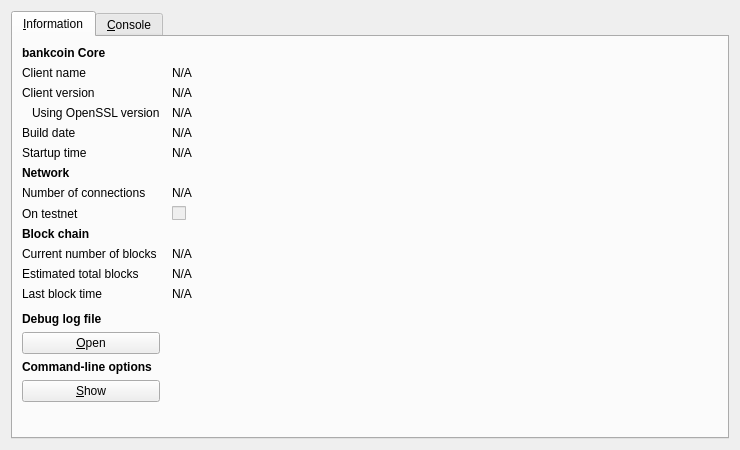
<?xml version="1.0" encoding="UTF-8"?>
<ui version="4.0">
 <class>RPCConsole</class>
 <widget class="QDialog" name="RPCConsole">
  <property name="geometry">
   <rect>
    <x>0</x>
    <y>0</y>
    <width>740</width>
    <height>450</height>
   </rect>
  </property>
  <property name="windowTitle">
   <string>bankcoin - Debug window</string>
  </property>
  <layout class="QVBoxLayout" name="verticalLayout_2">
   <item>
    <widget class="QTabWidget" name="tabWidget">
     <property name="currentIndex">
      <number>0</number>
     </property>
     <widget class="QWidget" name="tab_info">
      <attribute name="title">
       <string>&amp;Information</string>
      </attribute>
      <layout class="QGridLayout" name="gridLayout" columnstretch="0,1">
       <property name="horizontalSpacing">
        <number>12</number>
       </property>
       <item row="0" column="0">
        <widget class="QLabel" name="label_9">
         <property name="font">
          <font>
           <weight>75</weight>
           <bold>true</bold>
          </font>
         </property>
         <property name="text">
          <string>bankcoin Core</string>
         </property>
        </widget>
       </item>
       <item row="1" column="0">
        <widget class="QLabel" name="label_5">
         <property name="text">
          <string>Client name</string>
         </property>
        </widget>
       </item>
       <item row="1" column="1">
        <widget class="QLabel" name="clientName">
         <property name="cursor">
          <cursorShape>IBeamCursor</cursorShape>
         </property>
         <property name="text">
          <string>N/A</string>
         </property>
         <property name="textFormat">
          <enum>Qt::PlainText</enum>
         </property>
         <property name="textInteractionFlags">
          <set>Qt::LinksAccessibleByMouse|Qt::TextSelectableByKeyboard|Qt::TextSelectableByMouse</set>
         </property>
        </widget>
       </item>
       <item row="2" column="0">
        <widget class="QLabel" name="label_6">
         <property name="text">
          <string>Client version</string>
         </property>
        </widget>
       </item>
       <item row="2" column="1">
        <widget class="QLabel" name="clientVersion">
         <property name="cursor">
          <cursorShape>IBeamCursor</cursorShape>
         </property>
         <property name="text">
          <string>N/A</string>
         </property>
         <property name="textFormat">
          <enum>Qt::PlainText</enum>
         </property>
         <property name="textInteractionFlags">
          <set>Qt::LinksAccessibleByMouse|Qt::TextSelectableByKeyboard|Qt::TextSelectableByMouse</set>
         </property>
        </widget>
       </item>
       <item row="3" column="0">
        <widget class="QLabel" name="label_14">
         <property name="text">
          <string>Using OpenSSL version</string>
         </property>
         <property name="indent">
          <number>10</number>
         </property>
        </widget>
       </item>
       <item row="3" column="1">
        <widget class="QLabel" name="openSSLVersion">
         <property name="cursor">
          <cursorShape>IBeamCursor</cursorShape>
         </property>
         <property name="text">
          <string>N/A</string>
         </property>
         <property name="textFormat">
          <enum>Qt::PlainText</enum>
         </property>
         <property name="textInteractionFlags">
          <set>Qt::LinksAccessibleByMouse|Qt::TextSelectableByKeyboard|Qt::TextSelectableByMouse</set>
         </property>
        </widget>
       </item>
       <item row="4" column="0">
        <widget class="QLabel" name="label_12">
         <property name="text">
          <string>Build date</string>
         </property>
        </widget>
       </item>
       <item row="4" column="1">
        <widget class="QLabel" name="buildDate">
         <property name="cursor">
          <cursorShape>IBeamCursor</cursorShape>
         </property>
         <property name="text">
          <string>N/A</string>
         </property>
         <property name="textFormat">
          <enum>Qt::PlainText</enum>
         </property>
         <property name="textInteractionFlags">
          <set>Qt::LinksAccessibleByMouse|Qt::TextSelectableByKeyboard|Qt::TextSelectableByMouse</set>
         </property>
        </widget>
       </item>
       <item row="5" column="0">
        <widget class="QLabel" name="label_13">
         <property name="text">
          <string>Startup time</string>
         </property>
        </widget>
       </item>
       <item row="5" column="1">
        <widget class="QLabel" name="startupTime">
         <property name="cursor">
          <cursorShape>IBeamCursor</cursorShape>
         </property>
         <property name="text">
          <string>N/A</string>
         </property>
         <property name="textFormat">
          <enum>Qt::PlainText</enum>
         </property>
         <property name="textInteractionFlags">
          <set>Qt::LinksAccessibleByMouse|Qt::TextSelectableByKeyboard|Qt::TextSelectableByMouse</set>
         </property>
        </widget>
       </item>
       <item row="6" column="0">
        <widget class="QLabel" name="label_11">
         <property name="font">
          <font>
           <weight>75</weight>
           <bold>true</bold>
          </font>
         </property>
         <property name="text">
          <string>Network</string>
         </property>
        </widget>
       </item>
       <item row="7" column="0">
        <widget class="QLabel" name="label_7">
         <property name="text">
          <string>Number of connections</string>
         </property>
        </widget>
       </item>
       <item row="7" column="1">
        <widget class="QLabel" name="numberOfConnections">
         <property name="cursor">
          <cursorShape>IBeamCursor</cursorShape>
         </property>
         <property name="text">
          <string>N/A</string>
         </property>
         <property name="textFormat">
          <enum>Qt::PlainText</enum>
         </property>
         <property name="textInteractionFlags">
          <set>Qt::LinksAccessibleByMouse|Qt::TextSelectableByKeyboard|Qt::TextSelectableByMouse</set>
         </property>
        </widget>
       </item>
       <item row="8" column="0">
        <widget class="QLabel" name="label_8">
         <property name="text">
          <string>On testnet</string>
         </property>
        </widget>
       </item>
       <item row="8" column="1">
        <widget class="QCheckBox" name="isTestNet">
         <property name="enabled">
          <bool>false</bool>
         </property>
         <property name="text">
          <string/>
         </property>
        </widget>
       </item>
       <item row="9" column="0">
        <widget class="QLabel" name="label_10">
         <property name="font">
          <font>
           <weight>75</weight>
           <bold>true</bold>
          </font>
         </property>
         <property name="text">
          <string>Block chain</string>
         </property>
        </widget>
       </item>
       <item row="10" column="0">
        <widget class="QLabel" name="label_3">
         <property name="text">
          <string>Current number of blocks</string>
         </property>
        </widget>
       </item>
       <item row="10" column="1">
        <widget class="QLabel" name="numberOfBlocks">
         <property name="cursor">
          <cursorShape>IBeamCursor</cursorShape>
         </property>
         <property name="text">
          <string>N/A</string>
         </property>
         <property name="textFormat">
          <enum>Qt::PlainText</enum>
         </property>
         <property name="textInteractionFlags">
          <set>Qt::LinksAccessibleByMouse|Qt::TextSelectableByKeyboard|Qt::TextSelectableByMouse</set>
         </property>
        </widget>
       </item>
       <item row="11" column="0">
        <widget class="QLabel" name="label_4">
         <property name="text">
          <string>Estimated total blocks</string>
         </property>
        </widget>
       </item>
       <item row="11" column="1">
        <widget class="QLabel" name="totalBlocks">
         <property name="cursor">
          <cursorShape>IBeamCursor</cursorShape>
         </property>
         <property name="text">
          <string>N/A</string>
         </property>
         <property name="textFormat">
          <enum>Qt::PlainText</enum>
         </property>
         <property name="textInteractionFlags">
          <set>Qt::LinksAccessibleByMouse|Qt::TextSelectableByKeyboard|Qt::TextSelectableByMouse</set>
         </property>
        </widget>
       </item>
       <item row="12" column="0">
        <widget class="QLabel" name="label_2">
         <property name="text">
          <string>Last block time</string>
         </property>
        </widget>
       </item>
       <item row="12" column="1">
        <widget class="QLabel" name="lastBlockTime">
         <property name="cursor">
          <cursorShape>IBeamCursor</cursorShape>
         </property>
         <property name="text">
          <string>N/A</string>
         </property>
         <property name="textFormat">
          <enum>Qt::PlainText</enum>
         </property>
         <property name="textInteractionFlags">
          <set>Qt::LinksAccessibleByMouse|Qt::TextSelectableByKeyboard|Qt::TextSelectableByMouse</set>
         </property>
        </widget>
       </item>
       <item row="13" column="0">
        <spacer name="verticalSpacer_2">
         <property name="orientation">
          <enum>Qt::Vertical</enum>
         </property>
         <property name="sizeHint" stdset="0">
          <size>
           <width>20</width>
           <height>20</height>
          </size>
         </property>
        </spacer>
       </item>
       <item row="14" column="0">
        <widget class="QLabel" name="labelDebugLogfile">
         <property name="font">
          <font>
           <weight>75</weight>
           <bold>true</bold>
          </font>
         </property>
         <property name="text">
          <string>Debug log file</string>
         </property>
        </widget>
       </item>
       <item row="15" column="0">
        <widget class="QPushButton" name="openDebugLogfileButton">
         <property name="toolTip">
          <string>Open the bankcoin debug log file from the current data directory. This can take a few seconds for large log files.</string>
         </property>
         <property name="text">
          <string>&amp;Open</string>
         </property>
         <property name="autoDefault">
          <bool>false</bool>
         </property>
        </widget>
       </item>
       <item row="16" column="0">
        <widget class="QLabel" name="labelCLOptions">
         <property name="font">
          <font>
           <weight>75</weight>
           <bold>true</bold>
          </font>
         </property>
         <property name="text">
          <string>Command-line options</string>
         </property>
        </widget>
       </item>
       <item row="17" column="0">
        <widget class="QPushButton" name="showCLOptionsButton">
         <property name="toolTip">
          <string>Show the bankcoin-Qt help message to get a list with possible bankcoin command-line options.</string>
         </property>
         <property name="text">
          <string>&amp;Show</string>
         </property>
         <property name="autoDefault">
          <bool>false</bool>
         </property>
        </widget>
       </item>
       <item row="18" column="0">
        <spacer name="verticalSpacer">
         <property name="orientation">
          <enum>Qt::Vertical</enum>
         </property>
         <property name="sizeHint" stdset="0">
          <size>
           <width>20</width>
           <height>40</height>
          </size>
         </property>
        </spacer>
       </item>
      </layout>
     </widget>
     <widget class="QWidget" name="tab_console">
      <attribute name="title">
       <string>&amp;Console</string>
      </attribute>
      <layout class="QVBoxLayout" name="verticalLayout_3">
       <property name="spacing">
        <number>3</number>
       </property>
       <item>
        <widget class="QTextEdit" name="messagesWidget">
         <property name="minimumSize">
          <size>
           <width>0</width>
           <height>100</height>
          </size>
         </property>
         <property name="readOnly">
          <bool>true</bool>
         </property>
         <property name="tabKeyNavigation" stdset="0">
          <bool>false</bool>
         </property>
         <property name="columnCount" stdset="0">
          <number>2</number>
         </property>
        </widget>
       </item>
       <item>
        <layout class="QHBoxLayout" name="horizontalLayout">
         <property name="spacing">
          <number>3</number>
         </property>
         <item>
          <widget class="QLabel" name="label">
           <property name="text">
            <string notr="true">&gt;</string>
           </property>
          </widget>
         </item>
         <item>
          <widget class="QLineEdit" name="lineEdit"/>
         </item>
         <item>
          <widget class="QPushButton" name="clearButton">
           <property name="maximumSize">
            <size>
             <width>24</width>
             <height>24</height>
            </size>
           </property>
           <property name="toolTip">
            <string>Clear console</string>
           </property>
           <property name="text">
            <string/>
           </property>
           <property name="icon">
            <iconset resource="../bitcoin.qrc">
             <normaloff>:/icons/remove</normaloff>:/icons/remove</iconset>
           </property>
           <property name="shortcut">
            <string notr="true">Ctrl+L</string>
           </property>
           <property name="autoDefault">
            <bool>false</bool>
           </property>
          </widget>
         </item>
        </layout>
       </item>
      </layout>
     </widget>
    </widget>
   </item>
  </layout>
 </widget>
 <resources>
  <include location="../bitcoin.qrc"/>
 </resources>
 <connections/>
</ui>
